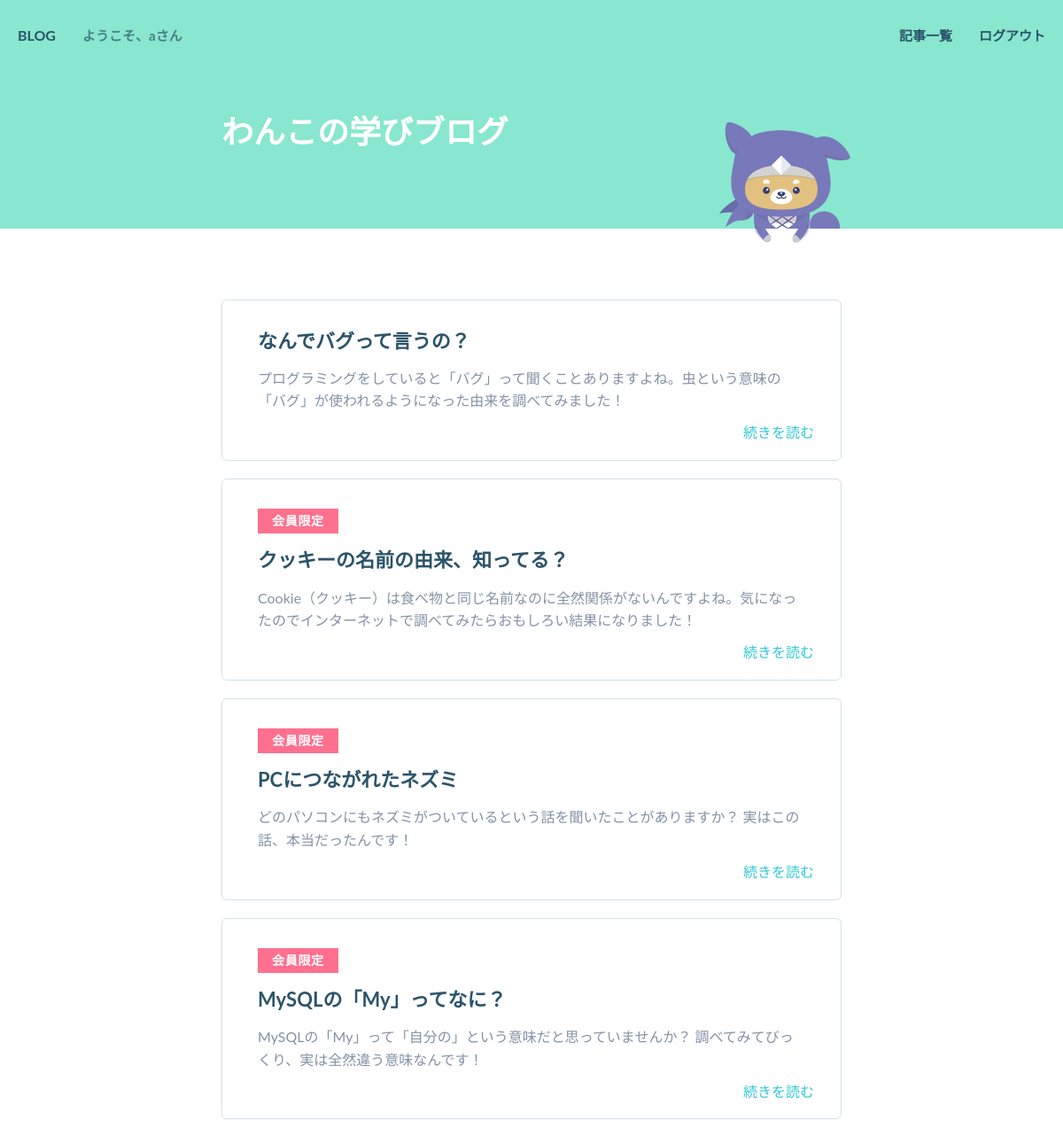
Screenshot of /list/ (signed in) with the database file from the repository.
### blog/models.py (models this page shows, shortened)
class BlogModel(models.Model):
    title = models.CharField(max_length=100)
    summary = models.TextField()
    content = models.TextField()
    category = models.CharField(
        max_length=50,
        choices=CATEGORY)

### blog/views.py (the view)
# urls.py: path('list/', BlogList.as_view(), name='list'),
class BlogList(ListView):
    template_name = 'blog/list.html'
    model = BlogModel

### blog/templates/blog/list.html
{% extends 'blog/base.html' %}
{% block content %}
  <main>
    <ul class="list">
      {% for object in object_list %}
      <li>
        {% if object.category == 'limited' %}
          <i>会員限定</i>
        {% endif %}
        <h2>{{ object.title }}</h2>
        <p>{{ object.summary }}</p>
        <a href="{% url 'blog:article' object.pk %}">続きを読む</a>
      </li>
      {% endfor %}
    </ul>
  </main>
{% endblock content %}

### blog/templates/blog/base.html (shortened to what this page needs)
{% load static %}
<!DOCTYPE html>
<html>
  <head>
    <link rel="stylesheet" href="{% static 'blog/style.css' %}">
  </head>
  <body>
    <header>
        <div class="header-nav">
          <a href="/">BLOG</a>
          {% if user.is_authenticated %}
          <p>ようこそ、{{ user.username }}さん</p>
          {% else %}
          <p>ようこそ、ゲストさん</p>
          {% endif %}
          <ul>
            <li><a href="{% url 'blog:list' %}">記事一覧</a></li>
            {% if user.is_authenticated %}
              <li><a href="{% url 'blog:logout' %}">ログアウト</a></li>
            {% else %}
              <li><a href="{% url 'blog:signup' %}">新規登録</a></li>
              <li><a href="{% url 'blog:login' %}">ログイン</a></li>
            {% endif %}
          </ul>
        </div>
        <p>わんこの学びブログ</p>
      </header>
  </body>
{% block content %}
{% endblock content %}

### blog/static/blog/style.css (style rules this page uses)
*, *::before, *::after { box-sizing: border-box; }
ul, ol { padding: 0; list-style: none; }
body, h1, h2, h3, p, ul { margin: 0; }
body { min-height: 100vh; text-rendering: optimizeSpeed; color: #2B546A; line-height: 1.6; display: flex; flex-direction: column; font-family: Lato, "Hiragino Maru Gothic Pro", "Meiryo UI", Meiryo, "MS PGothic", sans-serif; }
a { text-decoration: none; }
header { background-color: #88E7CE; }
header > p { position: relative; max-width: 700px; margin: 0 auto; color: #ffffff; font-size: 36px; font-weight: bold; padding: 40px 0 80px; }
header > p:after { position: absolute; content: ""; display: block; width: 148px; height: 136px; bottom: -16px; right: -10px; background-size: 148px 136px; background-repeat: no-repeat; background-image: url('./wanko.svg'); }
.header-nav { display: flex; flex-wrap: nowrap; justify-content: space-between; align-items: center; min-width: 700px; max-width: 1200px; padding: 0 20px; margin: 0 auto; height: 80px; }
.header-nav > a { color: #2B546A; font-weight: bold; }
.header-nav p { padding-left: 30px; font-size: 15px; color: #2B546A; font-weight: bold; word-wrap: break-word; opacity: 0.7; flex: 1; }
.header-nav ul { text-align: right; display: flex; }
.header-nav li > a { white-space: nowrap; display: inline-block; font-size: 15px; color: #2B546A; font-weight: bold; padding-left: 30px; }
.list li, .list-admin li { position: relative; padding: 28px 40px 54px; border: 1px solid #d5dee8; border-radius: 6px; }
.list li:not(:first-child), .list-admin li:not(:first-child) { margin-top: 20px; }
.list h2, .list-admin h2 { font-size: 22px; }
.list p, .list-admin p { font-size: 16px; color: #8491A5; }
.list i, .list-admin i { display: inline-flex; align-items: center; background-color: #FF708F; color: #ffffff; font-size: 14px; font-weight: bold; padding: 3px 16px; font-style: normal; margin-bottom: 12px; margin-top: 5px; letter-spacing: 0.05em; }
.list h2 { margin-bottom: 12px; }
.list a { position: absolute; bottom: 18px; right: 30px; display: inline-block; color: #30C8D6; }
main { max-width: 700px; width: 100%; margin: 0 auto; padding: 80px 0 100px; }

### rows the page displays
BlogModel: title "なんでバグって言うの？", summary "プログラミングをしていると「バグ」って聞くことありますよね。虫という意味の「バグ」が使われるようになった由来を調べてみました！"
BlogModel: category "会員限定", title "クッキーの名前の由来、知ってる？", summary "Cookie（クッキー）は食べ物と同じ名前なのに全然関係がないんですよね。気になったのでインターネットで調べてみたらおもしろい結果になりました！"
BlogModel: category "会員限定", title "PCにつながれたネズミ", summary "どのパソコンにもネズミがついているという話を聞いたことがありますか？ 実はこの話、本当だったんです！"
BlogModel: category "会員限定", title "MySQLの「My」ってなに？", summary "MySQLの「My」って「自分の」という意味だと思っていませんか？ 調べてみてびっくり、実は全然違う意味なんです！"

### other values shown
{{ user.username }} "a"
